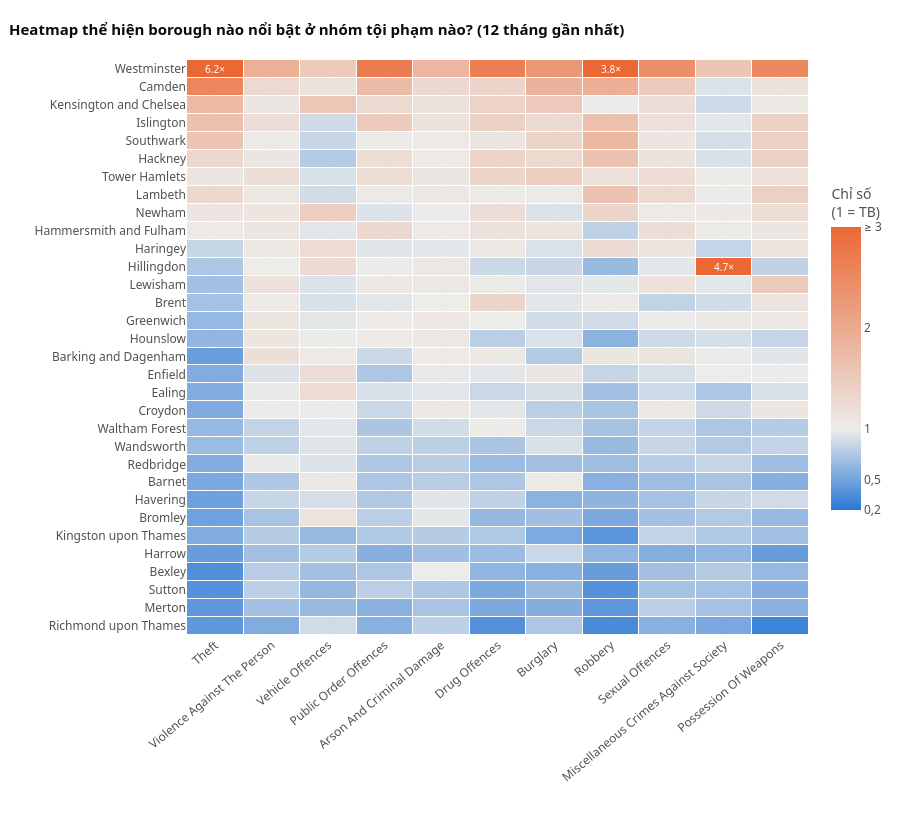

This figure's notebook cell:
### Markdown cell above
### 5.4 Heatmap — borough × nhóm tội phạm
Chỉ số = tỷ lệ của borough ÷ **trung bình 32 borough** cùng nhóm (12 tháng gần nhất); ô trắng = không có bản ghi; màu bị chặn ở 3×, các ô vượt 3× ghi giá trị trực tiếp. `1` = bằng trung bình; cam > 1 (cao hơn), xanh < 1 (thấp hơn). Di chuột lên ô để xem chỉ số chính xác. Cách này cho thấy borough nổi bật ở nhóm *nào*, không bị nhóm đông vụ lấn át.

### Code cell
g12 = (facts_borough[facts_borough.month.isin(last12)]
       .groupby(['borough_name', 'crime_group']).crime_count.sum().unstack('crime_group'))
pop = dim_borough.set_index('borough_name').population_2021
rate12 = g12.drop(columns=MINOR, errors='ignore').div(pop, axis=0) * 1000   # bỏ nhóm gần như không có số liệu (NFIB Fraud, Fraud and Forgery)
index = rate12 / rate12.mean()
index = index.loc[rate12.sum(axis=1).sort_values(ascending=False).index,
                  rate12.mean().sort_values(ascending=False).index]

ZMIN, ZMAX = 0.2, 3
mid = (1 - ZMIN) / (ZMAX - ZMIN)                                     # vị trí giá trị 1 trên thang màu
raw_idx = index.to_numpy(dtype=float)
fig = px.imshow(np.clip(raw_idx, ZMIN, ZMAX), x=[g.title() for g in index.columns], y=index.index.tolist(),
                zmin=ZMIN, zmax=ZMAX, aspect='auto', color_continuous_scale=[[0, BLUE], [mid, '#ececea'], [1, ORANGE]])
fig.update_traces(customdata=raw_idx, xgap=1, ygap=1,
                  text=np.where(raw_idx > ZMAX, np.char.add(np.round(raw_idx, 1).astype(str), '×'), ''),
                  texttemplate='%{text}', textfont=dict(size=10, color='white'),
                  hovertemplate='<b>%{y}</b> · %{x}<br>Chỉ số: %{customdata:.2f}× trung bình<extra></extra>')
fig.update_layout(coloraxis_colorbar=dict(title='Chỉ số<br>(1 = TB)', tickvals=[0.2, 0.5, 1, 2, 3],
                                          ticktext=['0,2', '0,5', '1', '2', '≥ 3'], len=.6))
style(fig, 'Heatmap thể hiện borough nào nổi bật ở nhóm tội phạm nào? (12 tháng gần nhất)', height=820, legend=False)
fig.update_xaxes(tickangle=-40, side='bottom', title='')
fig.update_yaxes(title='')
fig.show()

### Figure 1 — Plotly figure (JSON) as saved in the notebook; plotly's stock layout.template omitted (floating-point values rounded to 4 significant figures; data arrays with more than 128 entries replaced by an {"elided": "..."} marker saying what was removed)
{"data": [{"coloraxis": "coloraxis", "customdata": {"elided": "32x11 float values"}, "hovertemplate": "<b>%{y}</b> · %{x}<br>Chỉ số: %{customdata:.2f}× trung bình<extra></extra>", "name": "0", "text": {"elided": "32x11 str values"}, "textfont": {"color": "white", "size": 10}, "texttemplate": "%{text}", "type": "heatmap", "x": ["Theft", "Violence Against The Person", "Vehicle Offences", "Public Order Offences", "Arson And Criminal Damage", "Drug Offences", "Burglary", "Robbery", "Sexual Offences", "Miscellaneous Crimes Against Society", "Possession Of Weapons"], "xaxis": "x", "xgap": 1, "y": ["Westminster", "Camden", "Kensington and Chelsea", "Islington", "Southwark", "Hackney", "Tower Hamlets", "Lambeth", "Newham", "Hammersmith and Fulham", "Haringey", "Hillingdon", "Lewisham", "Brent", "Greenwich", "Hounslow", "Barking and Dagenham", "Enfield", "Ealing", "Croydon", "Waltham Forest", "Wandsworth", "Redbridge", "Barnet", "Havering", "Bromley", "Kingston upon Thames", "Harrow", "Bexley", "Sutton", "Merton", "Richmond upon Thames"], "yaxis": "y", "ygap": 1, "z": {"elided": "32x11 float values"}}], "layout": {"coloraxis": {"autocolorscale": false, "cmax": 3, "cmin": 0.2, "colorbar": {"len": 0.6, "ticktext": ["0,2", "0,5", "1", "2", "≥ 3"], "tickvals": [0.2, 0.5, 1, 2, 3], "title": {"text": "Chỉ số<br>(1 = TB)"}}, "colorscale": [[0, "#2a78d6"], [0.2857, "#ececea"], [1, "#eb6834"]]}, "font": {"color": "#52514e", "family": "Segoe UI, Inter, Arial, sans-serif", "size": 12}, "height": 820, "hoverlabel": {"font": {"family": "Segoe UI, Inter, Arial, sans-serif"}}, "legend": {"orientation": "h", "title": {"text": ""}, "x": 0, "xanchor": "left", "y": 1.02, "yanchor": "bottom"}, "margin": {"b": 10, "l": 10, "r": 10, "t": 60}, "showlegend": false, "title": {"font": {"color": "#0b0b0b", "size": 15}, "text": "<b>Heatmap thể hiện borough nào nổi bật ở nhóm tội phạm nào? (12 tháng gần nhất)</b>", "x": 0.01, "xanchor": "left", "y": 0.97, "yanchor": "top"}, "xaxis": {"anchor": "y", "domain": [0, 1], "side": "bottom", "tickangle": -40, "title": {"text": ""}}, "yaxis": {"anchor": "x", "autorange": "reversed", "domain": [0, 1], "title": {"text": ""}}}}
